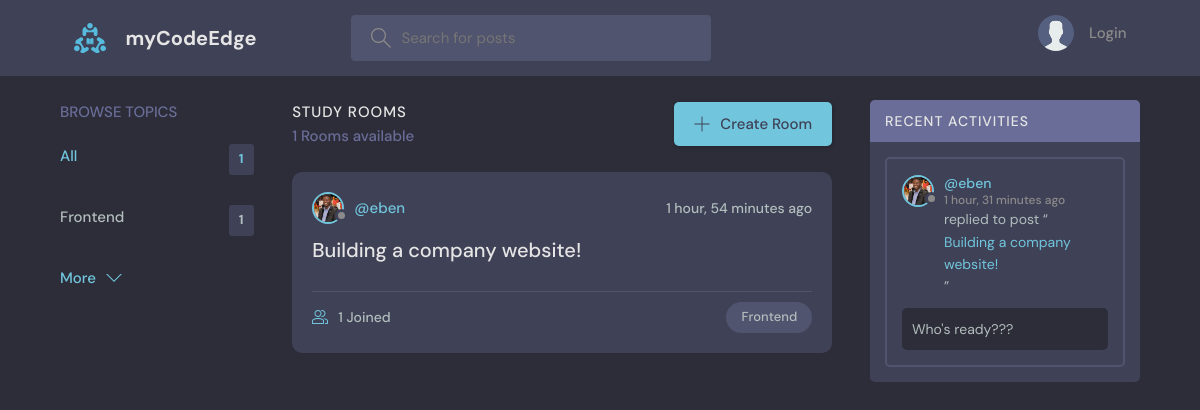
The page / on the database its author committed.
### base/models.py (models this page shows, shortened)
class Topic(models.Model):
    name = models.CharField(max_length=200)

class Room(models.Model):
    host = models.ForeignKey(User, on_delete=models.SET_NULL, null=True)
    topic = models.ForeignKey(Topic, on_delete=models.SET_NULL, null=True)
    name = models.CharField(max_length=200)
    description = models.TextField(null=True, blank=True)
    participants = models.ManyToManyField(User, related_name='participants', blank=True)
    updated = models.DateTimeField(auto_now=True)
    created = models.DateTimeField(auto_now_add=True)
    class Meta:
        ordering = ["-updated", "-created"]
    def __str__(self):
        return self.name

class User(AbstractUser):
  name = models.CharField(max_length=200, null=True)
  email = models.EmailField(unique=True, null=True)
  bio = models.TextField(null=True)
  avatar = models.ImageField(null = True, default="avatar.svg")
  USERNAME_FIELD='email'
  REQUIRED_FIELDS = []

class Message(models.Model):
    user = models.ForeignKey(User, on_delete=models.CASCADE)
    room = models.ForeignKey(Room, on_delete=models.CASCADE)
    body = models.TextField()
    updated = models.DateTimeField(auto_now=True)
    created = models.DateTimeField(auto_now_add=True)

### base/views.py (the view)
# urls.py: path("", views.home, name="home"),
def home(request):
    q = request.GET.get('q') if request.GET.get('q') != None else ''
    rooms = Room.objects.filter(Q(topic__name__icontains=q) |
                                Q(name__icontains=q) |
                                Q(description__icontains=q))
    topics = Topic.objects.all()
    room_count = rooms.count()
    room_messages = Message.objects.filter(Q(room__topic__name__icontains=q))
    context = {"rooms": rooms, "topics": topics, "room_count": room_count, 'room_messages':room_messages}
    return render(request, 'base/home.html', context)

### base/templates/base/home.html (shortened to what this page needs)
{% extends 'main.html' %}
{% block content %}
<main class="layout layout--3">
  <div class="container">
    {% include 'base/topics_component.html' %}
    <div class="roomList">
      <div class="roomList__header">
        <div>
          <h2>Study Rooms</h2>
          <p>{{room_count}} Rooms available</p>
        </div>
        <a class="btn btn--main" href="{% url 'create-room' %}">
          <svg version="1.1" xmlns="http://www.w3.org/2000/svg" width="32" height="32" viewBox="0 0 32 32">
            <title>add</title>
            <path
              d="M16.943 0.943h-1.885v14.115h-14.115v1.885h14.115v14.115h1.885v-14.115h14.115v-1.885h-14.115v-14.115z">
            </path>
          </svg>
          Create Room
        </a>
      </div>
      {% include 'base/feed_component.html' %}
    </div>
    {% include 'base/activity_component.html' %}
  </div>
</main>
{% endblock %}

### base/templates/base/topics_component.html
<div class="topics">
  <div class="topics__header">
      <h2>Browse Topics</h2>
  </div>
  <ul class="topics__list">
      <li>
          <a href="{% url 'home' %}" class="active">All <span>{{topics.count}}</span></a>
      </li>
      {% for topic in topics %}
      <li>
          <a href="{% url 'home' %}?q={{topic.name}}">{{topic.name}}<span>{{topic.room_set.all.count}}</span></a>
      </li>
      {% endfor %}
  </ul>
  <a class="btn btn--link" href="{% url 'topics' %}">
      More
      <svg version="1.1" xmlns="http://www.w3.org/2000/svg" width="32" height="32" viewBox="0 0 32 32">
          <title>chevron-down</title>
          <path d="M16 21l-13-13h-3l16 16 16-16h-3l-13 13z"></path>
      </svg>
  </a>
</div>

### base/templates/base/feed_component.html (shortened to what this page needs)
{% for room in rooms %}
<div class="roomListRoom">
    <div class="roomListRoom__header">
        <a href="{% url 'user-profile' room.host.id %}" class="roomListRoom__author">
            <div class="avatar avatar--small">
                <img src="{{room.host.avatar.url}}" />
            </div>
            <span>@{{room.host.username}}</span>
        </a>
        <div class="roomListRoom__actions">
            <span>{{room.created|timesince}} ago</span>
        </div>
    </div>
    <div class="roomListRoom__content">
        <a href="{% url 'room' room.id %}">{{room.name}}</a>
    </div>
    <div class="roomListRoom__meta">
        <a href="{% url 'room' room.id %}" class="roomListRoom__joined">
            {{room.participants.all.count}} Joined
        </a>
        <p class="roomListRoom__topic">{{room.topic.name}}</p>
    </div>
</div>
{% endfor %}

### base/templates/base/activity_component.html (shortened to what this page needs)
<div class="activities">
    <div class="activities__header">
        <h2>Recent Activities</h2>
    </div>
    {% for message in room_messages %}
    <div class="activities__box">
        <div class="activities__boxHeader roomListRoom__header">
            <a href="{% url 'user-profile' message.user.id %}" class="roomListRoom__author">
                <div class="avatar avatar--small">
                    <img src="{{message.user.avatar.url}}" />
                </div>
                <p>
                    @{{message.user.username}}
                    <span>{{message.created|timesince}} ago</span>
                </p>
            </a>
        </div>
        <div class="activities__boxContent">
            <p>replied to post “<a href="{% url 'room' message.room.id %}">{{message.room}}</a>”</p>
            <div class="activities__boxRoomContent">{{message.body}}</div>
        </div>
    </div>
    {% endfor %}
</div>

### rows shown on the page
Topic: name "Frontend", room_set.all.count "1"
Room: host.avatar (picture), host.username "eben", created "1 hour, 54 minutes", name "Building a company website!", participants.all.count "1", topic.name "Frontend"
Message: user.avatar (picture), user.username "eben", created "1 hour, 31 minutes", room "Building a company website!", body "Who's ready???"

### other values the page prints
{{ topics.count }} "1"
{{ room_count }} "1"
